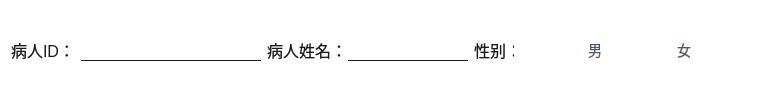
                 <widget class="QWidget" name="widget_8" native="true">
                  <property name="styleSheet">
                   <string notr="true">QWidget
{
background:transparent;
border:none;
}
QLabel{
color:#1a1a1a;
font-size:16px;
line-height:24px;
}

QLineEdit{
color:#1a1a1a;
font-size:16px;
line-height:24px;
padding-left:8px;
border:none;
border-bottom:1px solid #1a1a1a;
}
QRadioButton
{
	font-size: 14px;
	font-weight: 400;
	color: #4E5969;
	line-height: 0px;
	spacing:8px;
}

QRadioButton::indicator
{
	width:16px;
	height:16px;
}

QRadioButton::indicator:unchecked
{
	border-image: url(:/icons/images/icons_Radio.png);
}

QRadioButton::indicator:checked
{
	
	border-image: url(:/icons/images/icons_Radio_selected.png);
}

QRadioButton::indicator:unchecked:hover
{
	border-image: url(:/icons/images/icons_Radio_hover.png);
}
</string>
                  </property>
                  <layout class="QHBoxLayout" name="horizontalLayout_8">
                   <item>
                    <widget class="QLabel" name="label_8">
                     <property name="styleSheet">
                      <string notr="true"/>
                     </property>
                     <property name="text">
                      <string>病人ID：</string>
                     </property>
                    </widget>
                   </item>
                   <item>
                    <widget class="QLineEdit" name="s_patient_id">
                     <property name="minimumSize">
                      <size>
                       <width>180</width>
                       <height>0</height>
                      </size>
                     </property>
                     <property name="maximumSize">
                      <size>
                       <width>180</width>
                       <height>16777215</height>
                      </size>
                     </property>
                    </widget>
                   </item>
                   <item>
                    <widget class="QWidget" name="widget_24" native="true">
                     <property name="styleSheet">
                      <string notr="true">QWidget
{
background:transparent;
border:none;
}
QLabel{
color:#1a1a1a;
font-size:16px;
line-height:24px;
}

QLineEdit{
color:#1a1a1a;
font-size:16px;
line-height:24px;
padding-left:8px;
border:none;
border-bottom:1px solid #1a1a1a;
}</string>
                     </property>
                     <layout class="QHBoxLayout" name="horizontalLayout_34">
                      <property name="spacing">
                       <number>1</number>
                      </property>
                      <property name="leftMargin">
                       <number>0</number>
                      </property>
                      <property name="rightMargin">
                       <number>0</number>
                      </property>
                      <item>
                       <widget class="QLabel" name="label_30">
                        <property name="minimumSize">
                         <size>
                          <width>0</width>
                          <height>0</height>
                         </size>
                        </property>
                        <property name="maximumSize">
                         <size>
                          <width>80</width>
                          <height>16777215</height>
                         </size>
                        </property>
                        <property name="styleSheet">
                         <string notr="true"/>
                        </property>
                        <property name="text">
                         <string>病人姓名：</string>
                        </property>
                       </widget>
                      </item>
                      <item>
                       <widget class="QLineEdit" name="s_patient_name">
                        <property name="minimumSize">
                         <size>
                          <width>120</width>
                          <height>0</height>
                         </size>
                        </property>
                        <property name="maximumSize">
                         <size>
                          <width>120</width>
                          <height>16777215</height>
                         </size>
                        </property>
                       </widget>
                      </item>
                     </layout>
                    </widget>
                   </item>
                   <item>
                    <layout class="QHBoxLayout" name="horizontalLayout_36">
                     <property name="spacing">
                      <number>50</number>
                     </property>
                     <item>
                      <widget class="QLabel" name="label_9">
                       <property name="minimumSize">
                        <size>
                         <width>0</width>
                         <height>0</height>
                        </size>
                       </property>
                       <property name="maximumSize">
                        <size>
                         <width>40</width>
                         <height>16777215</height>
                        </size>
                       </property>
                       <property name="text">
                        <string>性别：</string>
                       </property>
                      </widget>
                     </item>
                     <item>
                      <widget class="QRadioButton" name="rbtn_boy">
                       <property name="text">
                        <string>男</string>
                       </property>
                      </widget>
                     </item>
                     <item>
                      <widget class="QRadioButton" name="rbtn_girl">
                       <property name="text">
                        <string>女</string>
                       </property>
                      </widget>
                     </item>
                     <item>
                      <spacer name="horizontalSpacer_6">
                       <property name="orientation">
                        <enum>Qt::Horizontal</enum>
                       </property>
                       <property name="sizeHint" stdset="0">
                        <size>
                         <width>40</width>
                         <height>20</height>
                        </size>
                       </property>
                      </spacer>
                     </item>
                    </layout>
                   </item>
                   <item>
                    <spacer name="horizontalSpacer_29">
                     <property name="orientation">
                      <enum>Qt::Horizontal</enum>
                     </property>
                     <property name="sizeHint" stdset="0">
                      <size>
                       <width>40</width>
                       <height>20</height>
                      </size>
                     </property>
                    </spacer>
                   </item>
                  </layout>
                 </widget>
